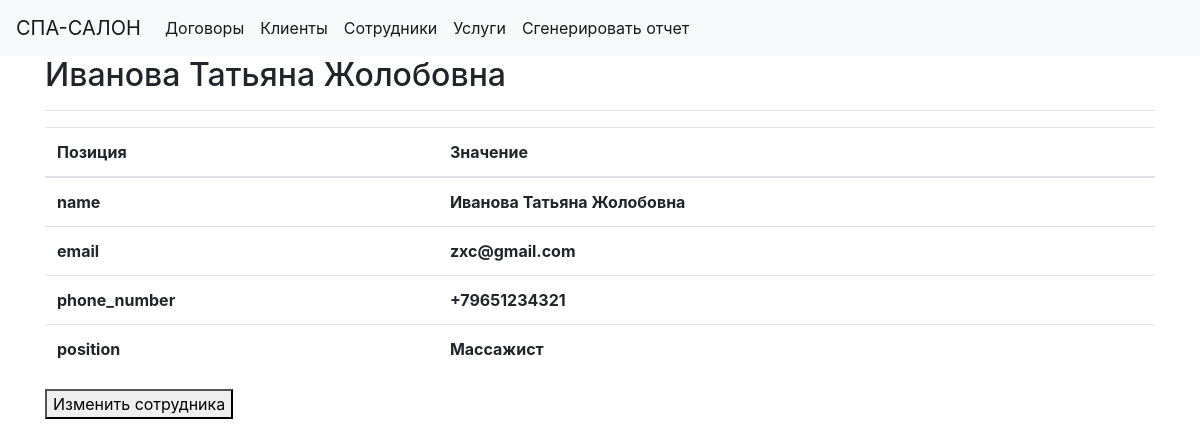
Page /employee/1 on the committed database.
### tables this page shows
CREATE TABLE 'employees' (
	'id' INTEGER PRIMARY KEY AUTOINCREMENT,
	'name' TEXT,
	'email' TEXT,
	'phone_number' TEXT,
	'position' TEXT
);

### app.py (the view)
@app.route('/employee/<int:employee_id>')
def employee(employee_id):
    employee_id_db = get_employee(employee_id)
    return render_template('employee.html', employee=employee_id_db)

### app.py (called while the page is built)
def get_db_connection():
    conn = sqlite3.connect('database.db')
    conn.row_factory = sqlite3.Row
    return conn

def get_employee(employee_id):
    conn = get_db_connection()
    employee_id_db = conn.execute('SELECT * FROM employees WHERE id = ?',
                                  (employee_id,)).fetchone()
    conn.close()
    if employee_id_db is None:
        abort(404)
    return employee_id_db

### templates/employee.html
{% extends 'base.html' %}
{% block content %}
    <h2>{% block title %} {{ employee['name'] }} {% endblock %}</h2>
    <hr>
    <table class="table">
        <thead>
        <tr>
            <th scope="col">Позиция</th>
            <th scope="col">Значение</th>
        </tr>
        </thead>
        <tbody>
        {% for i in employee.keys() %}
            {% if i != 'id' %}
                <tr>
                    <th scope="row">{{ i }}</th>
                    <th scope="row">{{ employee[i] }}</th>
                </tr>
            {% endif %}
        {% endfor %}
        </tbody>
    </table>
    <a href="{{ url_for('update_employee', employee_id=employee['id']) }}">
        <button>Изменить сотрудника</button>
    </a>
{% endblock %}

### rows in the picture
employees: name "Иванова Татьяна Жолобовна", name "Иванова Татьяна Жолобовна" "zxc@gmail.com" "+79651234321" "Массажист"

### other values in the picture
{{ i }} "name" "email" "phone_number" "position"
